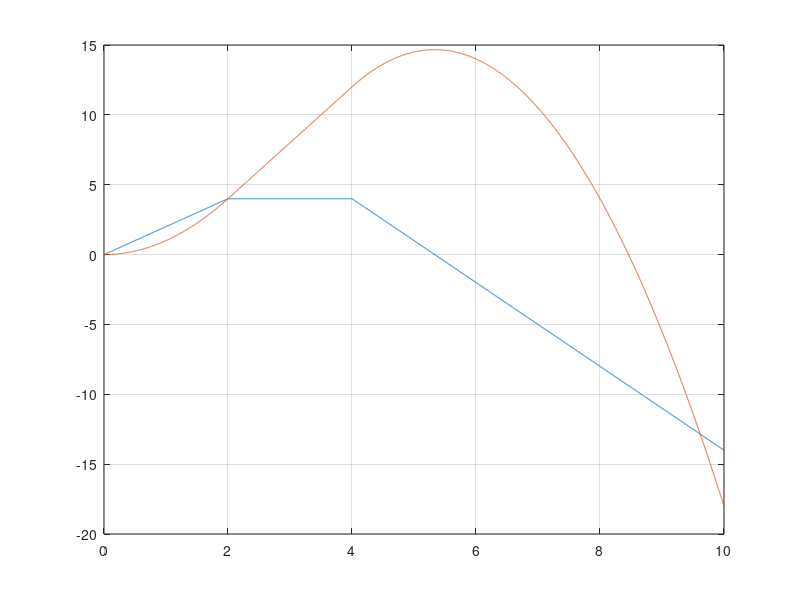

This figure's MATLAB source: (Note: this script raises an error after producing the figure.)
%%
ti = 0:0.001:10;
fi = min(min(2*ti,4),16-3*ti);
l = plot(ti,fi);
grid on;hold on
l = plot(ti,0.001*cumsum(fi))

%%
sdpvar x
sdpvar f
region = binvar(3,1);

R1 = [0 <= x <= 2];
R2 = [2 <= x <= 4];
R3 = [4 <= x <= 10];
Model = [implies(region(1), [R1, f == x^2])
         implies(region(2), [R2, f == -4 + 4*x])
         implies(region(3), [R3, f == -28 + 16*x - 1.5*x^2])
         sum(region) == 1
         [0 <= x <= 10, -100 <= f <= 100]];

optimize(Model, -f)
%%
sdpvar x1 x2 x3
Model = [implies(region(1), [R1, x1 == x, x2 == 0, x3 == 0])
         implies(region(2), [R2, x2 == x, x1 == 0, x3 == 0])
         implies(region(3), [R3, x3 == x, x1 == 0, x2 == 0])
         sum(region) == 1
         [0 <= [x x1 x2 x3] <= 10]];
f = x1^2 + (-4*region(2)+4*x2) + (-28*region(3)+16*x3 - 1.5*x3^2);
optimize(Model, -f)

%%
sdpvar z
sdpvar f
f1 = 2*z; 
f2 = 4;   
f3 = 16-3*z;
q1 = int(f1,z,0,x);
q2 = int(f1,z,0,2) + int(f2,z,2,x);
q3 = int(f1,z,0,2) + int(f2,z,2,4) + int(f3,z,4,x);

Model = [implies(region(1), [R1, f == q1])
         implies(region(2), [R2, f == q2])
         implies(region(3), [R3, f == q3])
         sum(region) == 1
         [0 <= x <= 10, -100 <= f <= 100]];

optimize(Model, -f)

%%
clc;
yalmip("clear")
y = sdpvar(2,3);
getvariables(y)

depends(y)

%%
% 定义决策变量
x = sdpvar(1,1);
y = sdpvar(2,3);

% 定义约束条件
Constraints = [x >= 0, sum(y) == 1];

% 定义目标函数
Objective = x^2 + norm(y,1);

% 求解优化问题
optimize(Constraints, Objective);

% 获取结果
optimal_x = value(x);
optimal_y = value(y);

% 显示结果
disp('Optimal x:');
disp(optimal_x);
disp('Optimal y:');
disp(optimal_y);

base_x=getbase(x);
base_y=getbase(y);

disp(base_x)
disp(base_y)


%%
yalmip('clear')
x = sdpvar(1);
y = sdpvar(1);
z = [1 2*x;
    3*y 4*x+5*y+6*x^2];

base_z=getbase(z)

full(getbase(z))


%%
yalmip("clear")
x=sdpvar(1);
getvariables(x)
y=sdpvar(1);
getvariables(y)
z=x^2;
getvariables(z)
all=recover([1 2 3])
all=all-[x;y;x^2]














